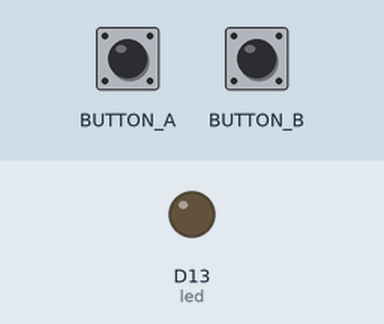
Bench run of a program on a simulated Circuit Playground running CircuitPython. Parts: output pins drawn as LEDs (lit = HIGH). The inputs (shaded band) are chosen by the test bench.

Above: at 1.2 s.
1.3 s: button A pressed for 0.15 s
At 2.4 s:
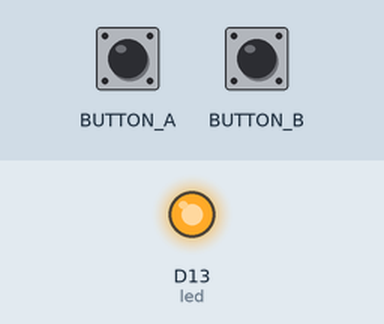
2.9 s: button B pressed for 0.15 s
At 3.7 s:
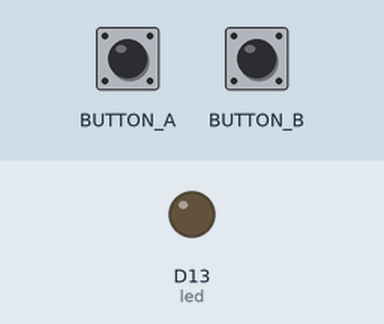
4.5 s: button A pressed for 1 s
At 5.0 s:
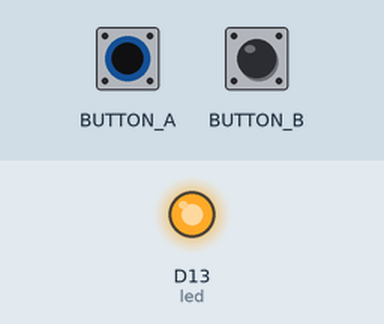
Timing chart, 0 to 7.5 s (numbered marks = the images above; inputs shaded):
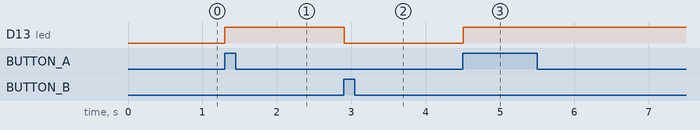

Measured:
- after the input at 1.3 s, D13 (led): LOW → HIGH at once
- after the input at 2.9 s, D13 (led): HIGH → LOW at once
- after the input at 4.5 s, D13 (led): LOW → HIGH at once

The program:

code.py
```python
# CPX Button On/Off Edge Detection
# Uses the 2 buttons on the CircuitPlayground Express to turn the LED on and off.
# Button A turns it on, Button B turns it off.
# This uses edge detection to update the value on press.

# tested with CircuitPython 9.x

import time
import board
import digitalio

led = digitalio.DigitalInOut(board.D13)
led.switch_to_output()

button_a = digitalio.DigitalInOut(board.BUTTON_A)
button_b = digitalio.DigitalInOut(board.BUTTON_B)
button_a.switch_to_input(pull=digitalio.Pull.DOWN)
button_b.switch_to_input(pull=digitalio.Pull.DOWN)

a_lastvalue = False
b_lastvalue = False

while True:
    if button_a.value and not a_lastvalue:
        led.value = True
    if button_b.value and not b_lastvalue:
        led.value = False

    a_lastvalue = button_a.value
    b_lastvalue = button_b.value

    time.sleep(0.1)
```
